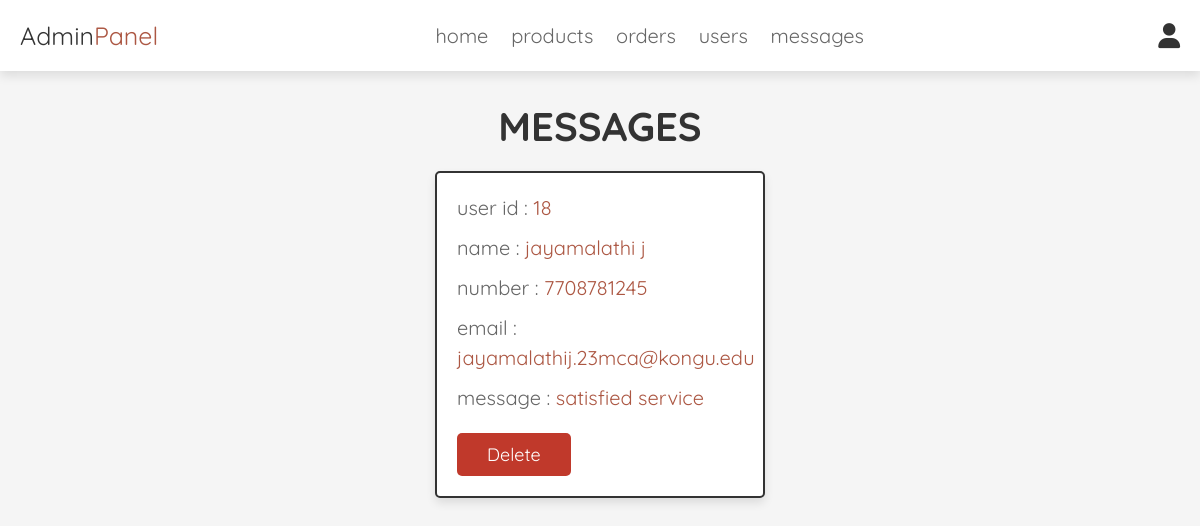
The app's page /admin_contacts.php (signed in) with its own data.
### tables this page shows
CREATE TABLE `message` (
  `id` int(5) NOT NULL,
  `user_id` int(5) NOT NULL,
  `name` varchar(25) NOT NULL,
  `email` varchar(50) NOT NULL,
  `number` varchar(10) NOT NULL,
  `message` varchar(255) NOT NULL
);

### admin_contacts.php (the view, shortened to what this page needs)
<?php
@include 'config.php';
?>
<!DOCTYPE html>
<html lang="en">
<head>
   <link rel="stylesheet" href="https://cdnjs.cloudflare.com/ajax/libs/font-awesome/6.0.0/css/all.min.css">
   <link rel="stylesheet" href="css/admin_style.css">
</head>
<body>
<?php @include 'admin_header.php'; ?>
<section class="messages">
   <h1 class="title">messages</h1>
   <div class="box-container">
      <?php
       $select_message = mysqli_query($conn, "SELECT * FROM `message`") or die('query failed');
       if(mysqli_num_rows($select_message) > 0){
          while($fetch_message = mysqli_fetch_assoc($select_message)){
      ?>
      <div class="box">
         <p>user id : <span><?php echo $fetch_message['user_id']; ?></span> </p>
         <p>name : <span><?php echo $fetch_message['name']; ?></span> </p>
         <p>number : <span><?php echo $fetch_message['number']; ?></span> </p>
         <p>email : <span><?php echo $fetch_message['email']; ?></span> </p>
         <p>message : <span><?php echo $fetch_message['message']; ?></span> </p>
         <a href="admin_contacts.php?delete=<?php echo $fetch_message['id']; ?>" onclick="return confirm('delete this message?');" class="delete-btn">delete</a>
      </div>
      <?php
         }
      }else{
         echo '<p class="empty">you have no messages!</p>';
      }
      ?>
   </div>
</section>
</body>
</html>

### admin_style.css (style rules this page uses)
:root { --brown:#AC5743; --red:#c0392b; --orange:#f39c12; --black:#333; --white:#fff; --light-color:#666; --light-white:#ccc; --light-bg:#f5f5f5; --border:.2rem solid var(--black); --box-shadow:0 .5rem 1rem rgba(0,0,0,.1); }
* { font-family: 'Quicksand', sans-serif; margin:0; padding:0; box-sizing: border-box; outline: none; border:none; text-decoration: none; transition:all .2s linear; }
html { font-size: 62.5%; overflow-x: hidden; scroll-behavior: smooth; scroll-padding-top: 6.5rem; }
body { background: var(--light-bg); }
section { padding:3rem 2rem; }
.title { text-align: center; margin-bottom: 2rem; color:var(--black); text-transform: uppercase; font-size: 4rem; }
.btn, .delete-btn, .option-btn { display: inline-block; border-radius: .5rem; margin-top: 1rem; font-size: 1.8rem; color:var(--white); cursor: pointer; padding:1rem 3rem; text-transform: capitalize; }
.delete-btn { background-color: var(--red); }
.messages .box-container { display: grid; grid-template-columns: repeat(auto-fit, 33rem); gap:1.5rem; align-items: flex-start; max-width: 1200px; margin: 0 auto; justify-content: center; }
.messages .box-container .box { padding:2rem; border:var(--border); background-color: var(--white); box-shadow: var(--box-shadow); border-radius: .5rem; }
.messages .box-container .box p { font-size: 2rem; color:var(--light-color); margin-bottom: 1rem; line-height: 1.5; }
.messages .box-container .box p span { color:var(--brown); }

### records on screen
message: user "18", name "jayamalathi j", number "7708781245", email "jayamalathij.23mca@kongu.edu", message "satisfied service"
